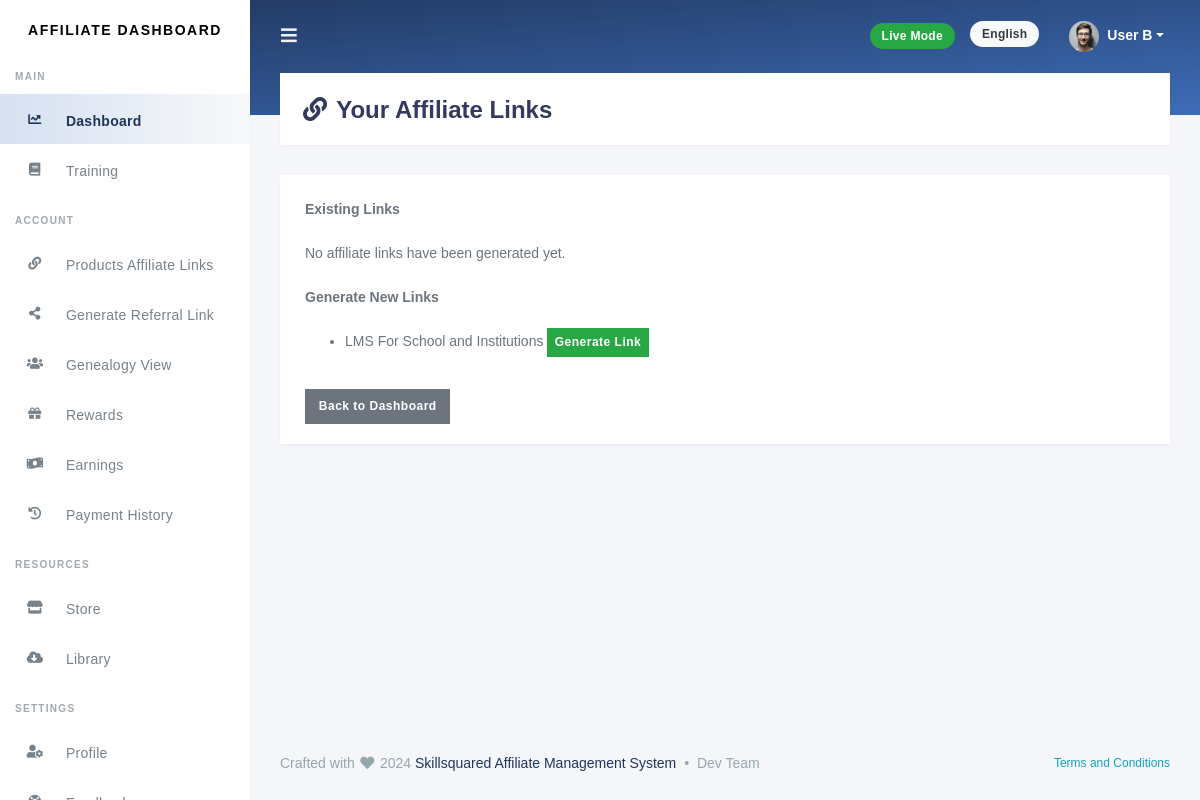
The page /affiliates/affiliate-links/list/ (signed in) on the database as committed earlier.
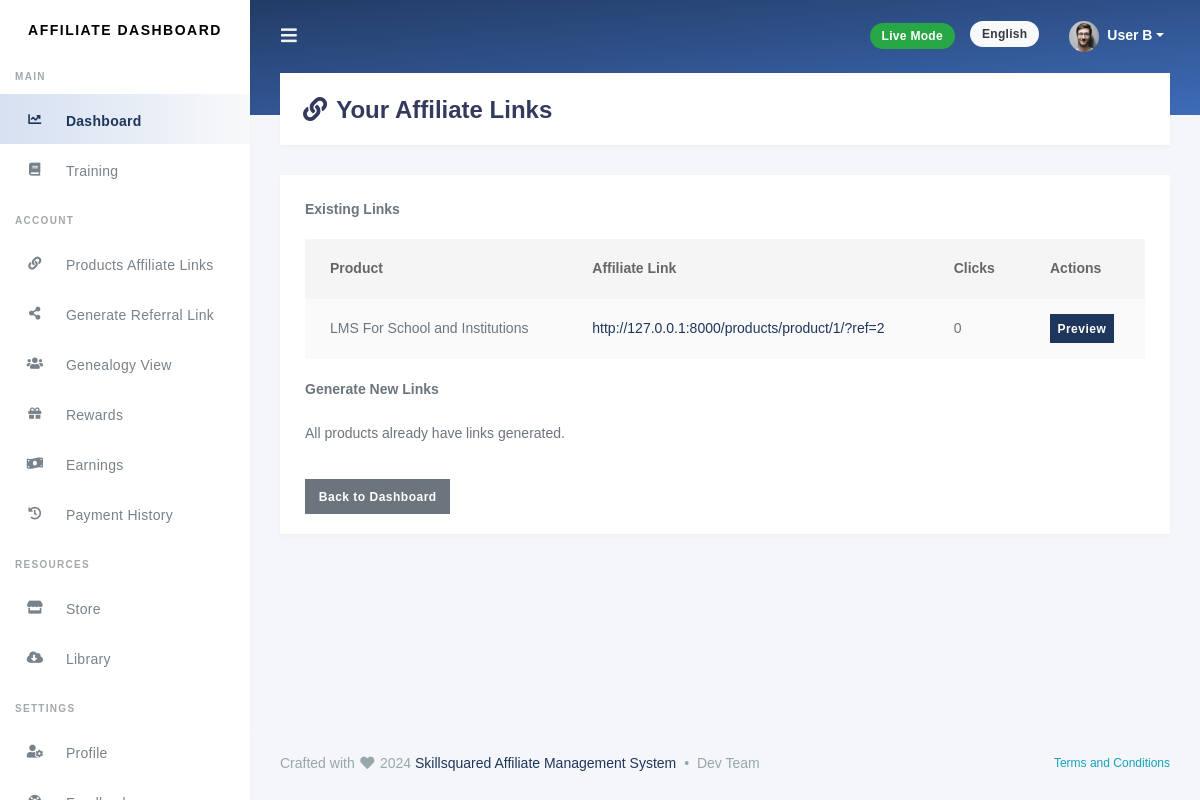
The same page on the database as committed later.
### products/models.py (models this page shows, shortened)
class Product(models.Model):
    CATEGORY_CHOICES = [
        ('health', 'Health'),
        ('e-commerce', 'E-Commerce'),
        ('cms', 'CMS'),
        ('legal', 'Legal'),
        ('education', 'Education'),
        ('others', 'Others'),
    ]
    name = models.CharField(max_length=255)
    description = models.TextField()
    price = models.DecimalField(max_digits=10, decimal_places=2, verbose_name="Default Price")
    default_commission = models.CharField(
        max_length=50,
        verbose_name="Default Commission",
        help_text="Comma-separated percentages, e.g., 5%, 2%",
        validators=[RegexValidator(r'^(\d+%,?)+$', 'Enter valid comma-separated percentages.')]
    )
    category = models.CharField(max_length=50, choices=CATEGORY_CHOICES, default='others')
    status = models.BooleanField(default=True, verbose_name="Active Status")
    sales_note = models.TextField(null=True, blank=True, help_text="Noted when sales occur")
    keywords = models.TextField(help_text="Keywords to describe the product for search optimization")
    image = models.ImageField(upload_to='products/', null=True, blank=True)
    created_at = models.DateTimeField(auto_now_add=True)
    updated_at = models.DateTimeField(auto_now=True)

class AffiliateProductLink(models.Model):
    affiliate = models.ForeignKey('affiliates.Affiliate', on_delete=models.CASCADE)
    product = models.ForeignKey('Product', on_delete=models.CASCADE)
    unique_url = models.URLField(unique=True)
    clicks = models.PositiveIntegerField(default=0)

### affiliates/views.py (the view)
# urls.py: path('affiliate-links/list/', list_affiliate_links, name='affiliate_links'),
@login_required
def list_affiliate_links(request):
    if request.user.user_type != 'affiliate':
        return HttpResponseForbidden("You are not authorized to access this page.")
    affiliate = request.user.affiliate
    links = AffiliateProductLink.objects.filter(affiliate=affiliate)
    products_without_links = Product.objects.exclude(
        id__in=links.values_list('product_id', flat=True)
    )
    return render(request, 'affiliates/affiliate_links.html', {
        'links': links,
        'products_without_links': products_without_links,
    })

### templates/affiliates/affiliate_links.html
{% extends 'base.html' %}
{% load static %}
{% block content %}
<div class="section-header">
  <h1><i class="fa fa-fw fa-link"></i> Your Affiliate Links</h1>
</div>
<div class="section-body">
  <div class="row">
    <div class="col-md-12">
      <div class="card">
        <div class="card-body">
          <p><b>Existing Links</b></p>
          {% if links %}
          <table class="table table-striped">
            <thead>
              <tr>
                <th>Product</th>
                <th>Affiliate Link</th>
                <th>Clicks</th>
                <th>Actions</th>
              </tr>
            </thead>
            <tbody>
              {% for link in links %}
              <tr>
                <td>{{ link.product.name }}</td>
                <td>
                  <a href="{{ link.unique_url }}" target="_blank">{{ link.unique_url }}</a>
                </td>
                <td>{{ link.clicks }}</td>
                <td>
                  <a href="{{ link.unique_url }}" target="_blank" class="btn btn-sm btn-primary">Preview</a>
                </td>
              </tr>
              {% endfor %}
            </tbody>
          </table>
          {% else %}
          <p>No affiliate links have been generated yet.</p>
          {% endif %}
          <p><b>Generate New Links</b></p>
          {% if products_without_links %}
          <ul>
            {% for product in products_without_links %}
            <li>
              {{ product.name }}
              <a href="{% url 'generate_affiliate_link' product.id %}" class="btn btn-sm btn-success">Generate Link</a>
            </li>
            {% endfor %}
          </ul>
          {% else %}
          <p>All products already have links generated.</p>
          {% endif %}
          <a href="{% url 'affiliate_dashboard' %}" class="btn btn-secondary mt-3">Back to Dashboard</a>
        </div>
      </div>
    </div>
  </div>
</div>
{% endblock %}

Rows that differ between the two databases and show on the page:
no longer on this page (row unchanged): Product: name "LMS For School and Institutions"
added AffiliateProductLink: product.name "LMS For School and Institutions", unique_url "http://127.0.0.1:8000/products/product/1/?ref=2", clicks "0"
Other text that changed with them:
text no longer shown: "No affiliate links have been generated yet."
text now shown: "Product Affiliate Link Clicks Actions All products already have links generated."
